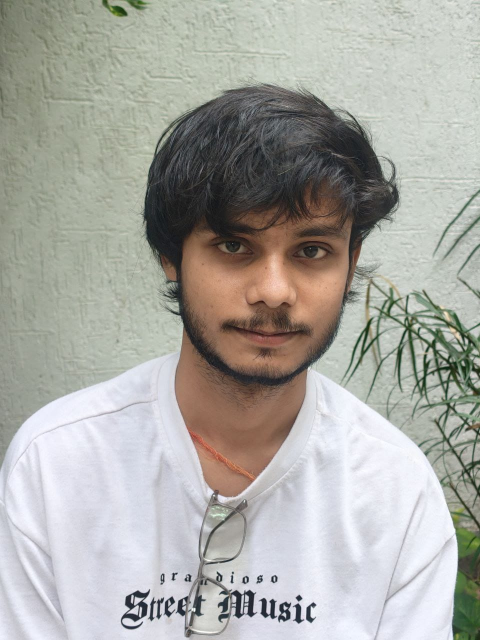
#> input picture assets/sidd image.jpeg, 960 x 1280 px (shown at 1/2 size); its folder holds 4 pictures in this run
$ python generate_face_ascii.py
#> lines starting #> are read from the running program, lines starting #| are printed output that depends on the picture
#!/usr/bin/env python3
"""
Generate a high-accuracy ASCII portrait + biometric-HUD block for the
GitHub profile README.

Outputs (all under ./assets):
  siddharth-face.txt              raw ASCII portrait
  siddharth-face-hud.txt          HUD block (framed face only) for README
  siddharth-face-scan-preview.png styled preview render
  siddharth-face-scan.gif         scan GIF, font 15 px (desktop / fallback)
  siddharth-face-scan-tablet.gif  same GIF, font 11 px (<= 1024 px viewports)
  siddharth-face-scan-mobile.gif  same GIF, font 9 px  (<= 640 px viewports)

Usage:
  python tools/generate_face_ascii.py
"""

from __future__ import annotations

from pathlib import Path

import numpy as np
from PIL import Image, ImageDraw, ImageFilter, ImageFont, ImageOps

# --------------------------------------------------------------------------
# config
# --------------------------------------------------------------------------
ROOT = Path(__file__).resolve().parent.parent
ASSETS = ROOT / "assets"
SRC = ASSETS / "sidd image.jpeg"

# crop of the head (x0, y0, x1, y1) on the 960x1280 source photo
# (tight portrait: hair-top -> beard bottom; the face fills the grid so
#  no rows are wasted on torso, and the block stays ~25% shorter)
CROP = (206, 135, 784, 785)

FACE_COLS = 78          # width of the ASCII portrait in characters
# rendered cell aspect for Consola 15px (advance 8px, line height 18px):
# rows = h/w * cols * CELL — chars are 2.25x taller than wide, so using
# 0.5 here would stretch the face ~12% vertically
CELL = 8.0 / 18.0
GAMMA = 0.85            # <1 brightens midtones (skin) so features stay open
AUTOCONTRAST_CUTOFF = 2 # ignore extreme % when stretching levels
HI_GAIN = 1.6           # grid-space local-contrast gain (eyes/lips/nostrils)
HI_CLIP_SIGMA = 2.2     # contrast limit on the high-pass (no background speckle)

# light -> dark ramp: LIGHT pixels map to DENSE chars (index 0 = brightest),
# so on a dark terminal background the portrait reads like the real photo
# (bright skin/wall, dark hair/features carved out) — the video look.
RAMP = "$@B%8&WM#*oahkbdpqwmZO0QLCJUYXzcvunxrjft/|()1{}[]?-_+~<>i!lI;:,\"^`'. "

# HUD / render styling
FG = (69, 245, 199)         # #45F5C7 terminal green
FG_DIM = (46, 130, 110)
BG = (8, 12, 14)

NAME = "SIDDHARTH KUMAR RAI"


# --------------------------------------------------------------------------
# ascii generation
# --------------------------------------------------------------------------
def to_ascii(img: Image.Image, cols: int) -> list[str]:
    """Map a grayscale image to ASCII rows with aspect-ratio correction."""
    w, h = img.size
    rows = max(1, round(h / w * cols * CELL))  # true rendered cell aspect
    small = img.resize((cols, rows), Image.LANCZOS)
    small = enhance_grid(small)                # contrast where 1 px = 1 cell
    px = list(small.tobytes())          # L-mode: one byte per pixel
    n = len(RAMP)
    lines = []
    for r in range(rows):
        band = px[r * cols:(r + 1) * cols]
        lines.append("".join(RAMP[min(n - 1, (255 - v) * n // 256)] for v in band))
    return lines


def prepare(src: Image.Image) -> Image.Image:
    """Crop + denoise the photo; contrast is enhanced later, on the grid."""
    g = src.convert("L").crop(CROP)
    g = ImageOps.autocontrast(g, cutoff=AUTOCONTRAST_CUTOFF)
    # smooth wall/sensor grain before the downscale turns it into blotches
    return g.filter(ImageFilter.GaussianBlur(0.8))


def enhance_grid(grid: Image.Image) -> Image.Image:
    """Carve fine features (eyes, nostrils, lips, beard line) at grid scale.

    Sharpening at full resolution vanishes in the downscale to ~78 cols, so
    every contrast step runs here instead, where one pixel == one ASCII cell.
    """
    a = np.asarray(grid, dtype=np.float32)
    lo = np.asarray(grid.filter(ImageFilter.GaussianBlur(2.0)), dtype=np.float32)
    hi = a - lo
    limit = HI_CLIP_SIGMA * float(hi.std()) + 1e-6   # contrast-limited: no speckle
    hi = np.clip(hi, -limit, limit)
    out = lo + HI_GAIN * hi                          # amplify local details
    p_lo, p_hi = np.percentile(out, (1, 99))         # full ramp gets used
    out = (out - p_lo) * (255.0 / max(p_hi - p_lo, 1e-6))
    g = Image.fromarray(np.clip(out, 0, 255).astype(np.uint8), "L")
    # crisp cell-level edges + gamma so skin midtones stay open
    g = g.filter(ImageFilter.UnsharpMask(radius=1, percent=150, threshold=0))
    lut = [min(255, round(255 * ((i / 255) ** GAMMA))) for i in range(256)]
    return g.point(lut)


# --------------------------------------------------------------------------
# hud composition
# --------------------------------------------------------------------------
def build_hud(face: list[str]) -> str:
    """Compose the biometric HUD: ASCII face only, inside a terminal frame."""
    face_w = FACE_COLS
    inner = face_w + 2
    sep = "+" + "-" * (inner + 2) + "+"

    def row(text: str = "") -> str:
        return "| " + text.ljust(inner) + " |"

    lines = [sep]
    title = " PROFILE // BIOMETRIC ASCII SCAN"
    name = NAME.replace(" ", "_")
    lines.append("| " + title.ljust(inner - len(name)) + name + " |")
    lines.append(sep)

    # left column: subject header + scan bar + face
    # NOTE: every left chunk must stay <= inner so the frame edge aligns.
    left = [(" SUBJECT: FACE_ASCII").ljust(face_w - 7) + " [ LIVE ]",
            (" " + "█" * (face_w - 1)).ljust(face_w + 2)]
    left += [" " + ln for ln in face]
    left.append("")
    left.append((" SCAN 100%   SIGNAL " + "████████").ljust(face_w + 2))

    for l in left:
        lines.append(row(l))
    lines.append(sep)
    return "\n".join(lines)


# --------------------------------------------------------------------------
# preview rendering (PNG / GIF)
# --------------------------------------------------------------------------
def _font(size: int) -> ImageFont.FreeTypeFont:
    for name in ("consola.ttf", "cour.ttf", "C:/Windows/Fonts/consola.ttf"):
        try:
            return ImageFont.truetype(name, size)
        except OSError:
            continue
    return ImageFont.load_default()


def _measure(hud_lines: list[str], font: ImageFont.FreeTypeFont, pad: int):
    sample = "M" * len(hud_lines[0])
    bbox = font.getbbox(sample)
    cw = (bbox[2] - bbox[0]) / len(sample)
    ch = font.getbbox("Ag")[3] - font.getbbox("Ag")[1] + 5
    w = int(len(hud_lines[0]) * cw + pad * 2)
    h = int(len(hud_lines) * ch + pad * 2)
    return cw, ch, w, h


def render_hud_png(hud: str, path: Path) -> None:
    font = _font(15)
    pad = 24
    lines = hud.split("\n")
    _, ch, w, h = _measure(lines, font, pad)

    img = Image.new("RGB", (w, h), BG)
    d = ImageDraw.Draw(img)
    y = pad
    for line in lines:
        color = FG if line.startswith("+") or "BIOMETRIC" in line else FG_DIM
        d.text((pad, y), line, font=font, fill=color)
        y += ch
    for yy in range(0, h, 4):          # CRT scanline texture
        d.line([(0, yy), (w, yy)], fill=(6, 10, 12))
    img.save(path)


# one <picture> breakpoint per variant; each is RENDERED natively at its
# own font size. Downscaling would ring the glyph edges, explode the
# palette and blow up the GIF size -- native hinted text compresses.
#   <= 640px  -> mobile  (font 9,  ~448 px wide)
#   <= 1024px -> tablet  (font 11, ~540 px wide)
#   wider     -> desktop / <picture> fallback (font 15, 720 px wide)
GIF_VARIANTS = (
    ("siddharth-face-scan-mobile.gif", 9),
    ("siddharth-face-scan-tablet.gif", 11),
    ("siddharth-face-scan.gif", 15),
)


def render_gifs(hud: str, frames: int = 24) -> None:
    """Animated scan-line sweep, re-rendered natively at every breakpoint."""
    for name, font_px in GIF_VARIANTS:
        render_gif_variant(hud, name, font_px, frames)


def render_gif_variant(hud: str, name: str, font_px: int, frames: int) -> None:
    """Draw one GIF at ``font_px``.

    Every geometry value scales linearly with the font size, so all
    variants keep the same aspect ratio (and therefore the same ASCII
    likeness) as the desktop render.
    """
    font = _font(font_px)
    pad = max(8, round(24 * font_px / 15))
    bar = max(2, round(3 * font_px / 15))       # scan-bar thickness
    step = max(2, round(4 * font_px / 15))      # CRT scanline pitch
    lines = hud.split("\n")
    cw, _, w, _ = _measure(lines, font, pad)
    ch = cw * 2.25                              # exact cell aspect (see CELL)
    h = round(len(lines) * ch + pad * 2)        # re-derive height from it

    out_frames: list[Image.Image] = []
    for f in range(frames):
        img = Image.new("RGB", (w, h), BG)
        d = ImageDraw.Draw(img)
        scan_y = int(h * f / frames)
        y = pad
        for line in lines:
            if scan_y <= y <= scan_y + ch:
                color = (180, 255, 235)          # highlighted by scan bar
            elif line.startswith("+") or "BIOMETRIC" in line:
                color = FG
            else:
                color = FG_DIM
            d.text((pad, y), line, font=font, fill=color)
            y += ch
        d.rectangle([pad, scan_y, w - pad, scan_y + bar], fill=(120, 255, 220))
        for yy in range(0, h, step):
            d.line([(0, yy), (w, yy)], fill=(6, 10, 12))
        out_frames.append(img.quantize(colors=48, dither=Image.Dither.NONE))

    out = ASSETS / name
    out_frames[0].save(
        out,
        save_all=True,
        append_images=out_frames[1:],
        duration=100,
        loop=0,
        optimize=True,
    )
    print(f"gif  : {name} {w}x{h} @ font {font_px}px {out.stat().st_size // 1024} KB")


# --------------------------------------------------------------------------
def main() -> None:
    ASSETS.mkdir(exist_ok=True)
    src = Image.open(SRC)
#> src is the input picture: PIL image 960x1280 RGB; mean R, G, B 170.2, 169.7, 164
    face = to_ascii(prepare(src), FACE_COLS)
#> in prepare, `g = src.convert("L").crop(CROP)`:
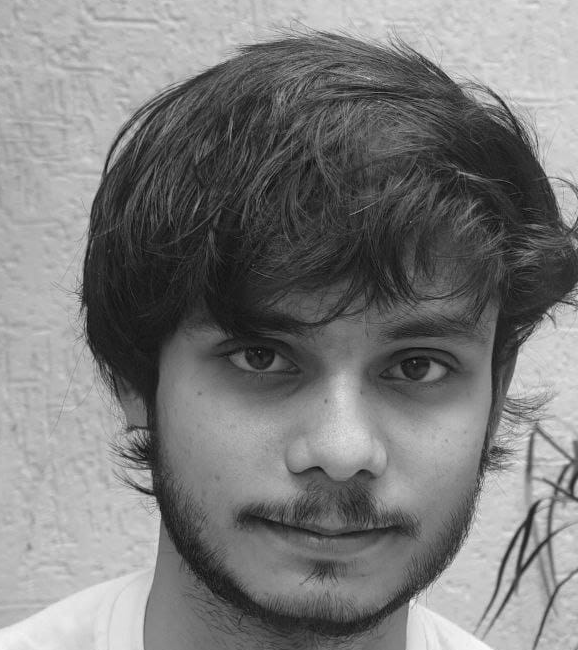
#> g: PIL image 578x650 L; min 3, max 251, mean 123.9
#> in prepare, `g = ImageOps.autocontrast(g, cutoff=AUTOCONTRAST_CUTOFF)`:
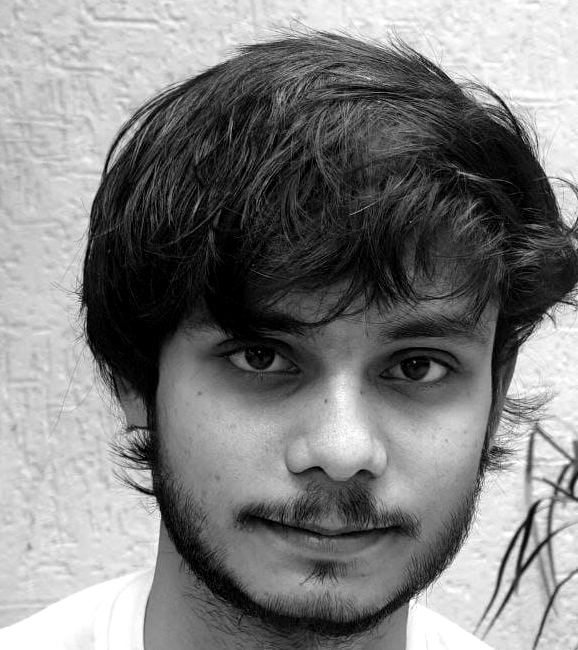
#> g: PIL image 578x650 L; min 0, max 255, mean 127.4
#> in to_ascii, `w, h = img.size`: w = 578; h = 650
#> in to_ascii, `rows = max(1, round(h / w * cols * CELL))`: rows = 39
#> in enhance_grid, `hi = a - lo`:
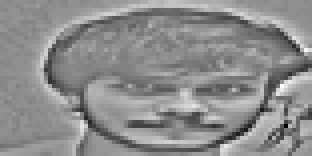
#> hi: shape (39, 78) float32 (shown 4 times larger); min -128, max 103, mean -0.1; drawn with min black and max white
#> in enhance_grid, `limit = HI_CLIP_SIGMA * float(hi.std()) + 1e-6`: limit = 60.52
#> in enhance_grid, `out = lo + HI_GAIN * hi`:
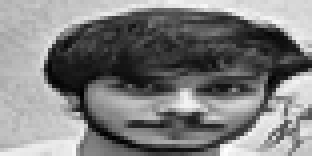
#> out: shape (39, 78) float32 (shown 4 times larger); min -31.4, max 288.8, mean 127.7; drawn with min black and max white
#> in enhance_grid, `p_lo, p_hi = np.percentile(out, (1, 99))`: p_lo = -16.8; p_hi = 269.6
#> in enhance_grid, `g = g.filter(ImageFilter.UnsharpMask(radius=1, percent=150, threshold=..`:
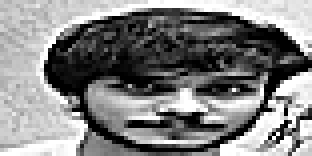
#> g: PIL image 78x39 L (shown 4 times larger); min 0, max 255, mean 129.1
#> in to_ascii, `px = list(small.tobytes())`: px = 3042 values, max 255 at index 37, min 0 at index 268, mean 136.8
#> after the loop in to_ascii, `for r in range(rows):`: lines = 39 items
#> face = 39 items

    (ASSETS / "siddharth-face.txt").write_text("\n".join(face), encoding="utf-8")

    hud = build_hud(face)
#> in build_hud, `left += [" " + ln for ln in face]`: left = 41 items
#> the loop in build_hud, `for l in left:` made 43 passes
#> l on pass 42: ''
#> after the loop in build_hud, `for l in left:`: lines = 46 items
    (ASSETS / "siddharth-face-hud.txt").write_text(hud, encoding="utf-8")

    render_hud_png(hud, ASSETS / "siddharth-face-scan-preview.png")
#> in render_hud_png, `img = Image.new("RGB", (w, h), BG)`:
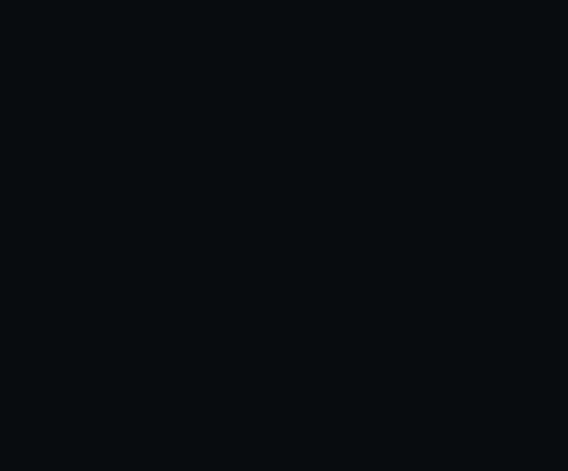
#> img: PIL image 1135x941 RGB (shown at 1/2 size); mean R, G, B 8, 12, 14
#> after the loop in render_hud_png, `for line in lines:`: y = 917
    render_gifs(hud, frames=18)
#> the loop in render_gifs, `for name, font_px in GIF_VARIANTS:` made 3 passes
#> pass 2, in render_gif_variant (call 2), `out_frames[0].save( out, save_all=True, append_images=out_frames[1:], ..`:
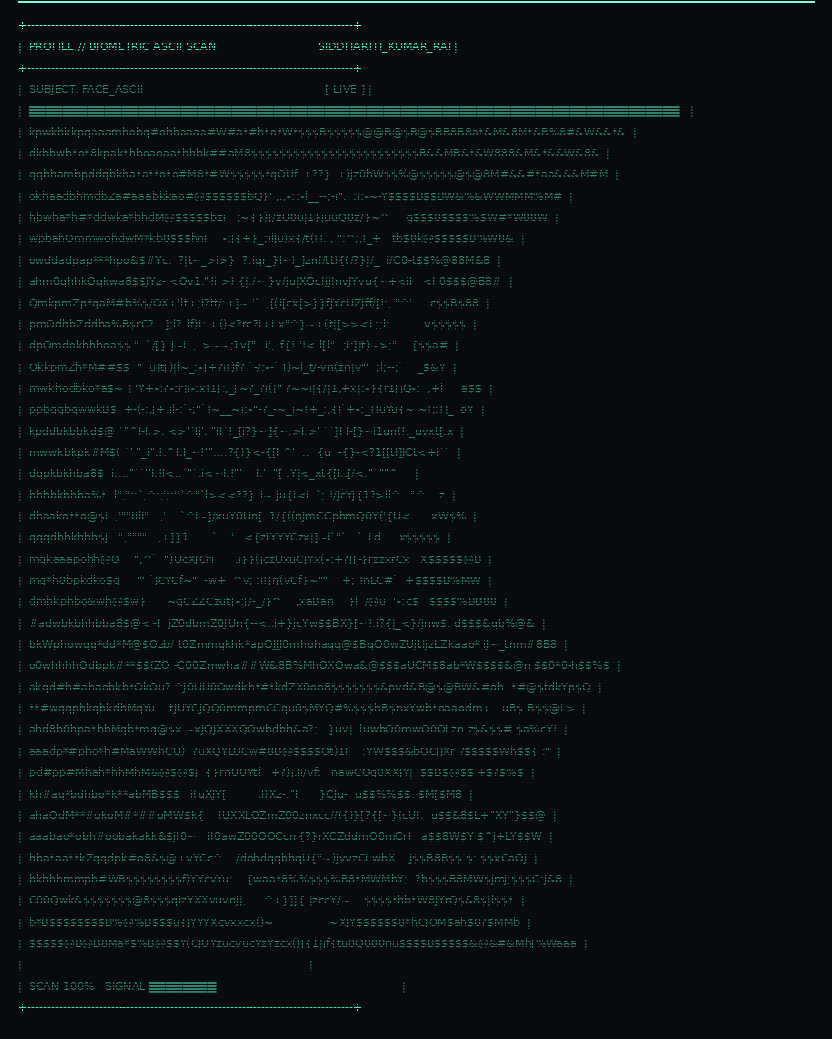
#> saved as siddharth-face-scan-tablet.gif: PIL image 832x1039 P; mean R, G, B 9.1, 16.7, 17.7

    print(f"face : {FACE_COLS}x{len(face)} chars")
#| face : 78x39 chars
    print(f"hud  : {len(hud.splitlines()[0])} cols x {len(hud.splitlines())} rows")
#| hud  : 84 cols x 47 rows
    print("wrote:", ", ".join(p.name for p in sorted(ASSETS.iterdir())))


if __name__ == "__main__":
    main()
